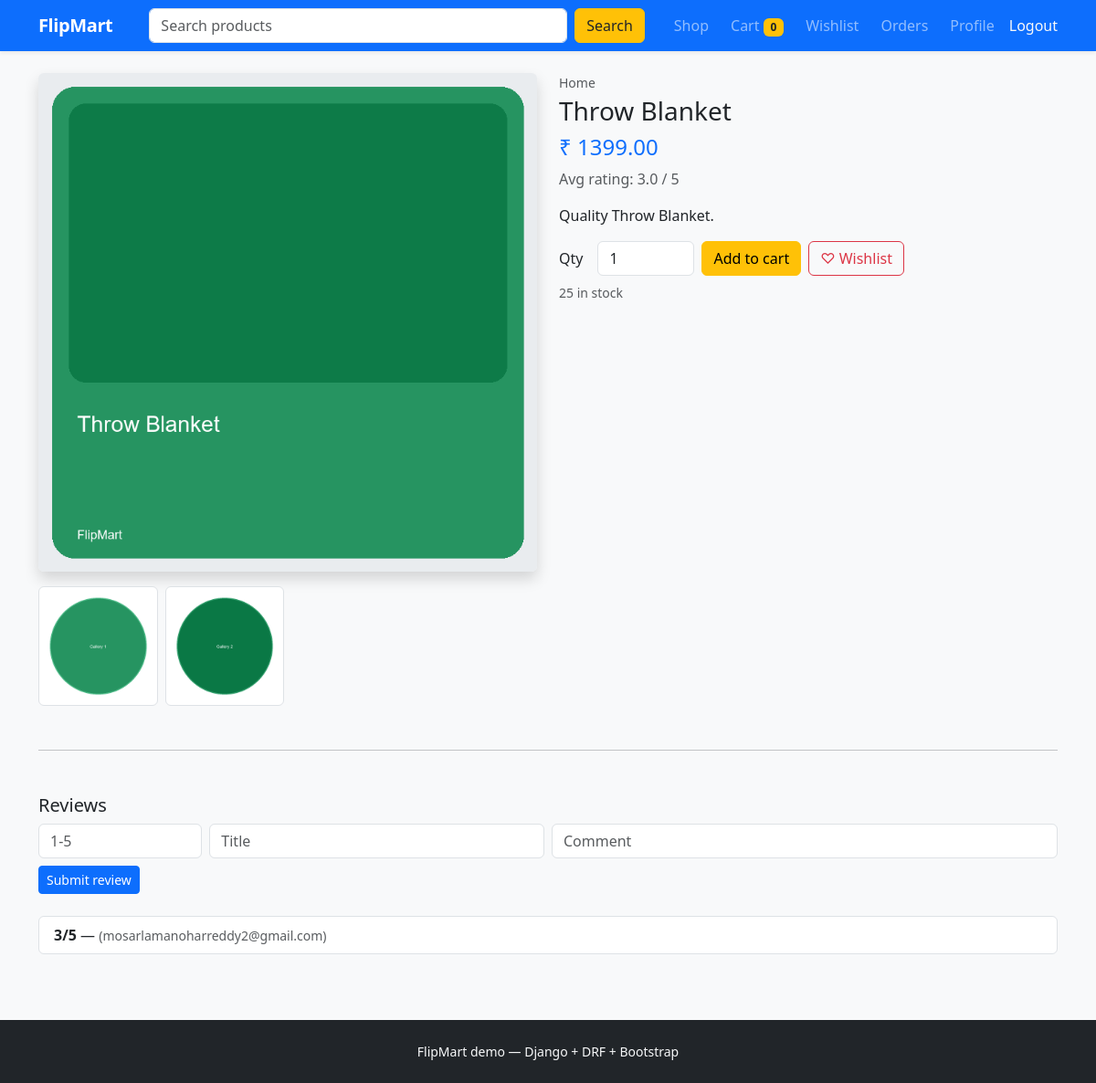
The app's page /products/home-throw-blanket/ (signed in) with its own data.
### store/models.py (models this page shows, shortened)
class Product(models.Model):
    category = models.ForeignKey(Category, on_delete=models.PROTECT, related_name='products')
    name = models.CharField(max_length=255)
    slug = models.SlugField(max_length=280, unique=True)
    sku = models.CharField(max_length=64, unique=True, blank=True)
    description = models.TextField(blank=True)
    price = models.DecimalField(max_digits=12, decimal_places=2)
    compare_at_price = models.DecimalField(max_digits=12, decimal_places=2, null=True, blank=True)
    stock = models.PositiveIntegerField(default=0)
    is_active = models.BooleanField(default=True)
    main_image = models.ImageField(upload_to='products/', blank=True, null=True)
    created_at = models.DateTimeField(auto_now_add=True)
    updated_at = models.DateTimeField(auto_now=True)
    class Meta:
        ordering = ['-created_at']
    @property
    def average_rating(self):
        agg = self.reviews.aggregate(avg=Avg('rating'))
        return float(agg['avg'] or 0)

class ProductImage(models.Model):
    product = models.ForeignKey(Product, on_delete=models.CASCADE, related_name='images')
    image = models.ImageField(upload_to='products/extra/')
    sort_order = models.PositiveSmallIntegerField(default=0)
    class Meta:
        ordering = ['sort_order', 'id']

class Category(models.Model):
    name = models.CharField(max_length=120, unique=True)
    slug = models.SlugField(max_length=140, unique=True)
    description = models.TextField(blank=True)
    image = models.ImageField(upload_to='categories/', blank=True, null=True)
    is_active = models.BooleanField(default=True)
    class Meta:
        verbose_name_plural = 'Categories'
        ordering = ['name']

class Review(models.Model):
    product = models.ForeignKey(Product, on_delete=models.CASCADE, related_name='reviews')
    user = models.ForeignKey(settings.AUTH_USER_MODEL, on_delete=models.CASCADE)
    rating = models.PositiveSmallIntegerField(validators=[MinValueValidator(1), MaxValueValidator(5)])
    title = models.CharField(max_length=200, blank=True)
    body = models.TextField(blank=True)
    created_at = models.DateTimeField(auto_now_add=True)
    class Meta:
        unique_together = [['product', 'user']]
        ordering = ['-created_at']

### accounts/models.py (models this page shows, shortened)
class User(AbstractUser):
    username = None
    email = models.EmailField('email address', unique=True)
    phone = models.CharField(max_length=20, blank=True, db_index=True)
    is_email_verified = models.BooleanField(default=False)
    avatar = models.ImageField(upload_to='avatars/', blank=True, null=True)
    USERNAME_FIELD = 'email'
    REQUIRED_FIELDS = []
    objects = UserManager()

### store/views.py (the view)
# urls.py: path('products/<slug:slug>/', views.ProductDetailView.as_view(), name='product_detail'),
class ProductDetailView(LoginRequiredMixin, DetailView):
    model = Product
    template_name = 'store/product_detail.html'
    context_object_name = 'product'
    slug_url_kwarg = 'slug'
    def get_queryset(self):
        return Product.objects.filter(is_active=True).select_related('category').prefetch_related(
            'images', 'reviews__user'
        )

### store/context_processors.py (called while the page is built)
def cart_count(request):
    if not request.user.is_authenticated:
        return {'cart_item_count': 0}
    from .models import Cart
    cart, _ = Cart.objects.get_or_create(user=request.user)
    n = sum(i.quantity for i in cart.items.all())
    return {'cart_item_count': n}

### templates/store/product_detail.html (shortened to what this page needs)
{% extends "base.html" %}
{% load static %}
{% block content %}
<div class="row g-4">
  <div class="col-md-6">
    {% if product.main_image %}
    <img src="{{ product.main_image.url }}" class="img-fluid rounded shadow" alt="{{ product.name }}">
    {% else %}
    <img src="{% static 'img/no-image.svg' %}" class="img-fluid rounded shadow bg-light" alt="{{ product.name }}">
    {% endif %}
    <div class="row g-2 mt-2">
      {% for im in product.images.all %}
      <div class="col-3"><img src="{{ im.image.url }}" class="img-thumbnail w-100" alt=""></div>
      {% endfor %}
    </div>
  </div>
  <div class="col-md-6">
    <p class="text-muted small mb-1">{{ product.category.name }}</p>
    <h1 class="h3">{{ product.name }}</h1>
    <p class="h4 text-primary">₹ {{ product.price }}</p>
    <p class="text-muted">Avg rating: {{ product.average_rating|floatformat:1 }} / 5</p>
    <p>{{ product.description|linebreaks }}</p>
    <div class="d-flex flex-wrap gap-2 align-items-center">
      <label class="me-2">Qty</label>
      <input type="number" class="form-control w-auto" id="pd-qty" value="1" min="1" max="{{ product.stock }}">
      <button type="button" class="btn btn-warning" id="btn-add-cart" data-product-id="{{ product.id }}">Add to cart</button>
      <button type="button" class="btn btn-outline-danger" id="btn-wish-toggle" data-product-id="{{ product.id }}">♡ Wishlist</button>
    </div>
    <p class="small text-muted mt-2">{{ product.stock }} in stock</p>
  </div>
</div>
<hr class="my-5">
<h2 class="h5">Reviews</h2>
{% if user.is_authenticated %}
<form id="review-form" class="mb-4">
  <div class="row g-2">
    <div class="col-md-2"><input class="form-control" name="rating" type="number" min="1" max="5" placeholder="1-5" required></div>
    <div class="col-md-4"><input class="form-control" name="title" placeholder="Title"></div>
    <div class="col-md-6"><input class="form-control" name="body" placeholder="Comment"></div>
  </div>
  <button type="submit" class="btn btn-primary btn-sm mt-2">Submit review</button>
</form>
{% endif %}
<ul class="list-group">
  {% for r in product.reviews.all %}
  <li class="list-group-item">
    <strong>{{ r.rating }}/5</strong> — {{ r.title }}
    <span class="text-muted small">({{ r.user.email }})</span>
  </li>
  {% empty %}
  <li class="list-group-item">No reviews yet.</li>
  {% endfor %}
</ul>
{% endblock %}

### records on screen
Product: main_image (placeholder picture), category.name "Home", name "Throw Blanket", price "1399.00", average_rating "3.0", description "Quality Throw Blanket.", stock "25"
ProductImage: image (placeholder picture)
ProductImage: image (placeholder picture)
Review: rating "3", user.email "mosarlamanoharreddy2@gmail.com"

### other values on screen
{{ cart_item_count }} "0"
